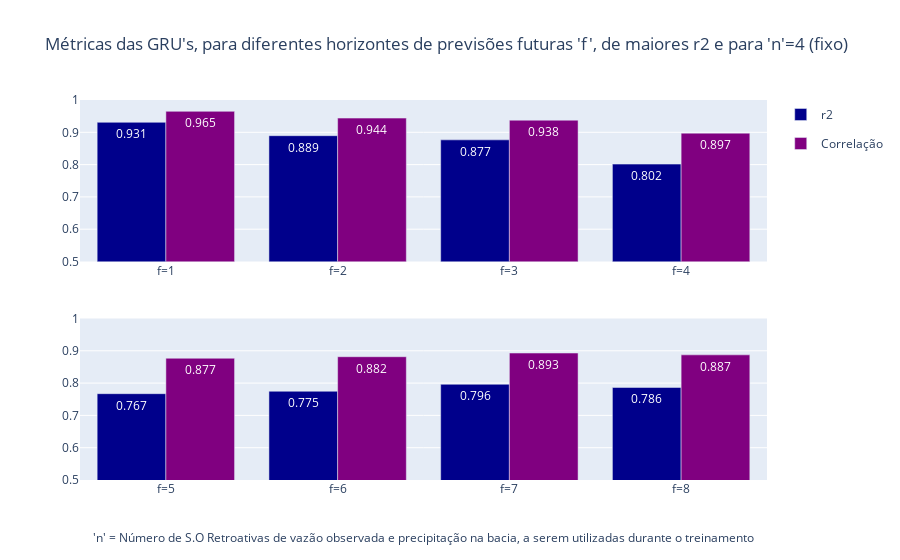

Notebook code cell kept with this figure:
### Code cell
from plotly.subplots import make_subplots
import plotly.graph_objects as go

# Custom labels for each subplot
custom_labels_r2_2 = ['f=5', 'f=6', 'f=7', 'f=8']
custom_labels_r2_1 = ['f=1', 'f=2', 'f=3', 'f=4']

# custom_labels_r2_2 = ['f=5 & n=3', 'f=6 & n=2', 'f=7 & n=1', 'f=8 & n=7']
# custom_labels_r2_1 = ['f=1 & n=7', 'f=2 & n=1', 'f=3 & n=5', 'f=4 & n=2']


# Define colors for bars
r2_color = 'darkblue'
corr_color = 'purple'

# Create subplots
fig = make_subplots(rows=2, cols=1) # subplot_titles=("Custom Labels for n=5 to n=8", "Custom Labels for n=1 to n=4")

# Add traces to subplot 1
fig.add_trace(go.Bar(
    x=custom_labels_r2_1,
    y=df_plt_2['metrics.r2'][:4],
    text=df_plt_2['metrics.r2'][:4].apply(lambda x: f'{x:.3f}'),  
    hovertemplate='%{y:.3f}',
    name='r2',
    legendgroup='r2_group',
    marker=dict(color=r2_color)
), row=1, col=1)

fig.add_trace(go.Bar(
    x=custom_labels_r2_1,
    y=df_plt_2['metrics.corr'][:4],
    text=df_plt_2['metrics.corr'][:4].apply(lambda x: f'{x:.3f}'),  
    hovertemplate='%{y:.3f}',
    name='Correlação',
    legendgroup='corr_group',
    showlegend=False,
    marker=dict(color=corr_color)
), row=1, col=1)

# Add traces to subplot 2
fig.add_trace(go.Bar(
    x=custom_labels_r2_2,
    y=df_plt_2['metrics.r2'][4:],
    text=df_plt_2['metrics.r2'][4:].apply(lambda x: f'{x:.3f}'),  
    hovertemplate='%{y:.3f}',
    name='r2',
    legendgroup='r2_group',
    showlegend=False,
    marker=dict(color=r2_color)
), row=2, col=1)

fig.add_trace(go.Bar(
    x=custom_labels_r2_2,
    y=df_plt_2['metrics.corr'][4:],
    text=df_plt_2['metrics.corr'][4:].apply(lambda x: f'{x:.3f}'),  
    hovertemplate='%{y:.3f}',
    name='Correlação',
    legendgroup='corr_group',
    marker=dict(color=corr_color)
), row=2, col=1)

# Update layout
fig.update_layout(
    title=f"Métricas {name_plots}, para diferentes horizontes de previsões futuras 'f', de maiores r2 e para 'n'=4 (fixo) ",
    #xaxis=dict(title='Número de S.O Retroativas "n" a serem utilizadas durante o treinamento'),
    barmode='group',
)

# Set the same y-axis range for both subplots
fig.update_yaxes(range=[0.5, 1.0], row=1, col=1)
fig.update_yaxes(range=[0.5, 1.0], row=2, col=1)

# Add annotations
fig.add_annotation(text="'n' = Número de S.O Retroativas de vazão observada e precipitação na bacia, a serem utilizadas durante o treinamento",
                   xref="paper", yref="paper",
                   x=0.5, y=-0.18, showarrow=False)

# Add annotations
fig.add_annotation(text="'f' = Número da S.O Futura onde se prevê a vazão",
                   xref="paper", yref="paper",
                   x=0.5, y=-0.25, showarrow=False)

# Show the plot
fig.show()

### Figure 1 — Plotly figure (JSON) as saved in the notebook; plotly's stock layout.template omitted (floating-point values rounded to 4 significant figures)
{"data": [{"hovertemplate": "%{y:.3f}", "legendgroup": "r2_group", "marker": {"color": "darkblue"}, "name": "r2", "text": ["0.931", "0.889", "0.877", "0.802"], "type": "bar", "x": ["f=1", "f=2", "f=3", "f=4"], "xaxis": "x", "y": [0.931, 0.8895, 0.8766, 0.8015], "yaxis": "y"}, {"hovertemplate": "%{y:.3f}", "legendgroup": "corr_group", "marker": {"color": "purple"}, "name": "Correlação", "showlegend": false, "text": ["0.965", "0.944", "0.938", "0.897"], "type": "bar", "x": ["f=1", "f=2", "f=3", "f=4"], "xaxis": "x", "y": [0.9649, 0.944, 0.9375, 0.8974], "yaxis": "y"}, {"hovertemplate": "%{y:.3f}", "legendgroup": "r2_group", "marker": {"color": "darkblue"}, "name": "r2", "showlegend": false, "text": ["0.767", "0.775", "0.796", "0.786"], "type": "bar", "x": ["f=5", "f=6", "f=7", "f=8"], "xaxis": "x2", "y": [0.7673, 0.7748, 0.7963, 0.7864], "yaxis": "y2"}, {"hovertemplate": "%{y:.3f}", "legendgroup": "corr_group", "marker": {"color": "purple"}, "name": "Correlação", "text": ["0.877", "0.882", "0.893", "0.887"], "type": "bar", "x": ["f=5", "f=6", "f=7", "f=8"], "xaxis": "x2", "y": [0.877, 0.8817, 0.8931, 0.8875], "yaxis": "y2"}], "layout": {"annotations": [{"showarrow": false, "text": "'n' = Número de S.O Retroativas de vazão observada e precipitação na bacia, a serem utilizadas durante o treinamento", "x": 0.5, "xref": "paper", "y": -0.18, "yref": "paper"}, {"showarrow": false, "text": "'f' = Número da S.O Futura onde se prevê a vazão", "x": 0.5, "xref": "paper", "y": -0.25, "yref": "paper"}], "barmode": "group", "title": {"text": "Métricas das GRU's, para diferentes horizontes de previsões futuras 'f', de maiores r2 e para 'n'=4 (fixo) "}, "xaxis": {"anchor": "y", "domain": [0, 1]}, "xaxis2": {"anchor": "y2", "domain": [0, 1]}, "yaxis": {"anchor": "x", "domain": [0.575, 1], "range": [0.5, 1]}, "yaxis2": {"anchor": "x2", "domain": [0, 0.425], "range": [0.5, 1]}}}
